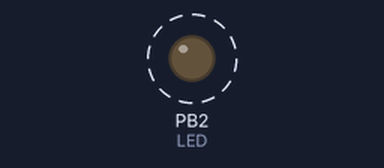
Simulated run of this program. Board: ATmega328P, built with avr-gcc and emulated at 16 MHz. On the bench: output pins drawn as LEDs (lit = HIGH). Dashed ring = blinking.

Above: at 0.2 s.
Timing chart, 0 to 3.0 s (numbered marks = the images above):
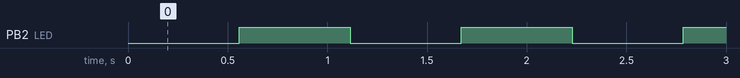

Measured:
- by itself, PB2 (LED): alternates HIGH for 0.56 s and LOW for 0.56 s

The program:

main.c
```c
/*
* p6_e2.c
*
* Created: 26/04/2021 11:18:24
* Author : DCE
*/

#define F_CPU 16000000L

#include <avr/io.h>
#include <avr/interrupt.h>

#include "TIMER.h"
#include "LED.h"

#define LED 2

void init_LED_ports();

static volatile uint16_t overflow_count=0;
static uint16_t timer_remainder=65386-20;

ISR(TIMER1_OVF_vect){
	if(overflow_count>=16)
	{
		led_blink(LED);
		overflow_count=0;
	}
	else
	{
		if(overflow_count==15)
		{
			set_TIMER1_value(timer_remainder);
		}
		overflow_count++;
	}
}

int main(void)
{
	init_LED_ports(PORTB, LED);
	init_TIMER1_INT();
	init_TIMER1_prescaler(8);
	set_TIMER1_value(0);
	sei();
	while (1)
	{
	}
}

void init_LED_ports()
{
	DDRB |= (1<<LED);
}
```

LED.c
```c
#include "LED.h"


void led_on( uint8_t pin)
{
	PORTB |= (1<<pin);
}

void led_off( uint8_t pin)
{
	PORTB &= ~(1<<pin);
}

void led_blink(uint8_t pin)
{
	PORTB ^= (1<<pin);
}
```

LED.h
```c
#include <avr/io.h>

#ifndef LED_H
#define LED_H

void led_on(uint8_t pin);

void led_off(uint8_t pin);

void led_blink(uint8_t pin);

#endif
```

TIMER.c
```c
/*
* TIMER0.c
*
* Created: 26/04/2021 9:55:20
*  Author: DCE
*/

#include <avr/io.h>

#include "TIMER.h"

void init_TIMER0_INT()
{
	TIMSK0 |= (1<<TOIE0);
}

void init_TIMER0_polling()
{
	TCCR0B |= (1<<CS00);
	TCNT0 = 0;
}

void init_TIMER0_prescaler(uint16_t prescaler)
{
	switch(prescaler)
	{
		case 0:
		TCCR0B|=(1<<CS00);
		break;
		case 8:
		TCCR0B|=(1<<CS01);
		break;
		case 64:
		TCCR0B|=(1<<CS01)|(1<<CS00);
		break;
		case 256:
		TCCR0B|=(1<<CS02);
		break;
		case 1024:
		TCCR0B|=(1<<CS02)|(1<<CS00);
		break;
		default:
		break;
	}

}


void set_TIMER0_value(uint8_t value)
{
	TCNT0=value;
}

void set_TIMER0_ms(uint16_t ms, uint8_t *ticks, uint8_t *remainder)
{

}

void init_TIMER1_INT()
{
	TIMSK1 |= (1<<TOIE1);
}

void init_TIMER1_polling()
{
	TCCR1B |= (1<<CS10);
	TCNT0 = 0;
}

void init_TIMER1_prescaler(uint16_t prescaler)
{
	switch(prescaler)
	{
		case 0:
		TCCR1B|=(1<<CS10);
		break;
		case 8:
		TCCR1B|=(1<<CS11);
		break;
		case 64:
		TCCR1B|=(1<<CS11)|(1<<CS10);
		break;
		case 256:
		TCCR1B|=(1<<CS12);
		break;
		case 1024:
		TCCR1B|=(1<<CS12)|(1<<CS10);
		break;
		default:
		break;
	}

}


void set_TIMER1_value(uint8_t value)
{
	TCNT1H=(value>>8);
	TCNT1L=(value);
}

void set_TIMER1_ms(uint16_t ms, uint8_t *ticks, uint8_t *remainder)
{

}
```

TIMER.h
```c
/*
* TIMER0.h
*
* Created: 26/04/2021 9:51:05
*  Author: DCE
*/

#ifndef TIMER_H
#define TIMER_H

void init_TIMER0_INT();

void init_TIMER0_polling();

void init_TIMER0_prescaler();

void set_TIMER0_value(uint8_t value);

void set_TIMER0_ms(uint16_t ms, uint8_t *ticks, uint8_t *remainder);

void init_TIMER1_INT();

void init_TIMER1_polling();

void init_TIMER1_prescaler();

void set_TIMER1_value(uint8_t value);

void set_TIMER1_ms(uint16_t ms, uint8_t *ticks, uint8_t *remainder);

#endif //TIMER_H
```
